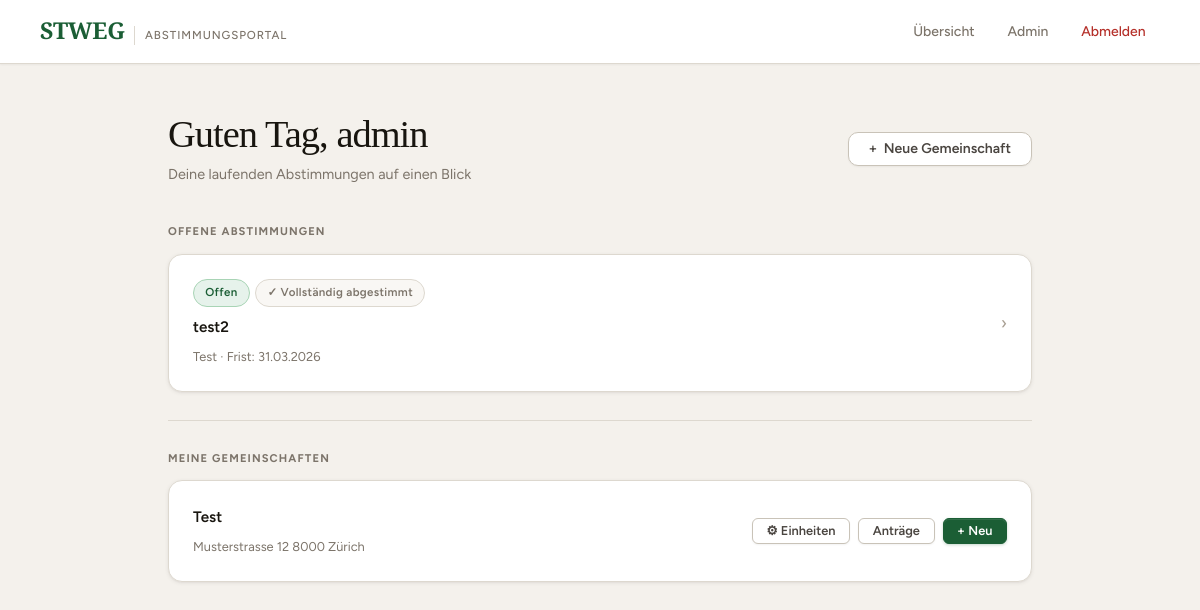
The app's page / (signed in) with its own data.
### voting/models.py (models this page shows, shortened)
class Proposal(models.Model):
    class Status(models.TextChoices):
        DRAFT   = 'draft',   'Entwurf'
        OPEN    = 'open',    'Offen'
        CLOSED  = 'closed',  'Abgeschlossen'
    class MajorityType(models.TextChoices):
        SIMPLE    = 'simple',    'Einfaches Mehr (nur Köpfe)'
        ABSOLUTE  = 'absolute',  'Absolutes Mehr (Köpfe + Wertquoten)'
        QUALIFIED = 'qualified', 'Qualifiziertes Mehr (2/3 Köpfe + 2/3 Wertquoten)'
        UNANIMOUS = 'unanimous', 'Einstimmigkeit (Enthaltung gilt als Nein)'
    community     = models.ForeignKey(Community, on_delete=models.CASCADE, related_name='proposals')
    created_by    = models.ForeignKey(User, on_delete=models.SET_NULL, null=True, related_name='created_proposals')
    title         = models.CharField(max_length=300, verbose_name="Titel")
    description   = models.TextField(verbose_name="Beschreibung")
    majority_type = models.CharField(
        max_length=10, choices=MajorityType.choices, default=MajorityType.ABSOLUTE,
        verbose_name="Mehrheitsart"
    )
    status     = models.CharField(max_length=10, choices=Status.choices, default=Status.DRAFT)
    created_at = models.DateTimeField(auto_now_add=True)
    opened_at  = models.DateTimeField(null=True, blank=True)
    closed_at  = models.DateTimeField(null=True, blank=True)
    deadline   = models.DateTimeField(null=True, blank=True, verbose_name="Abstimmungsfrist")
    def open(self):
        self.status = self.Status.OPEN
        self.opened_at = timezone.now()
        self.save()
    class Meta:
        verbose_name = "Antrag"
        verbose_name_plural = "Anträge"
        ordering = ['-created_at']

class Community(models.Model):
    name = models.CharField(max_length=200)
    address = models.TextField()
    created_at = models.DateTimeField(auto_now_add=True)
    created_by = models.ForeignKey(
        User, on_delete=models.SET_NULL, null=True, blank=True,
        related_name='created_communities'
    )
    quorum = models.DecimalField(
        max_digits=5, decimal_places=1, default=Decimal('0'),
        verbose_name="Quorum (‰)",
        help_text="Mindest-Beteiligung in Wertquoten ‰ für gültige Abstimmung (0 = kein Quorum)"
    )
    class Meta:
        verbose_name = "Gemeinschaft"
        verbose_name_plural = "Gemeinschaften"

### voting/views.py (the view)
# urls.py: path('', views.dashboard, name='dashboard'),
@login_required
def dashboard(request):
    communities = Community.objects.filter(
        Q(units__owner=request.user)
        | Q(created_by=request.user)
        | Q(memberships__user=request.user)
    ).distinct()
    user_units = Unit.objects.filter(owner=request.user)
    proxy_proposal_ids = Proxy.objects.filter(
        delegate=request.user,
        proposal__status=Proposal.Status.OPEN
    ).values_list('proposal_id', flat=True)
    open_proposals = Proposal.objects.filter(
        Q(community__in=communities, status=Proposal.Status.OPEN)
        | Q(id__in=proxy_proposal_ids)
    ).distinct().order_by('deadline')
    voted_counts = {}
    unit_counts  = {}
    for proposal in open_proposals:
        own_units   = user_units.filter(community=proposal.community)
        proxy_units = Unit.objects.filter(
            proxies__proposal=proposal, proxies__delegate=request.user
        )
        all_ids = set(own_units.values_list('id', flat=True)) | set(proxy_units.values_list('id', flat=True))
        voted_counts[proposal.id] = Vote.objects.filter(proposal=proposal, unit__id__in=all_ids).count()
        unit_counts[proposal.id]  = len(all_ids)
    return render(request, 'voting/dashboard.html', {
        'communities':   communities,
        'open_proposals': open_proposals,
        'voted_counts':  voted_counts,
        'unit_counts':   unit_counts,
    })

### voting/templatetags/voting_extras.py (called while the page is built)
@register.filter
def get_item(dictionary, key):
    if isinstance(dictionary, dict):
        return dictionary.get(key, 0)
    return 0

### voting/templates/voting/dashboard.html (shortened to what this page needs)
{% extends "voting/base.html" %}
{% load voting_extras %}
{% block content %}
<div class="page-header flex-between">
    <div>
        <h1>Guten Tag, {{ user.first_name|default:user.username }}</h1>
        <p>Deine laufenden Abstimmungen auf einen Blick</p>
    </div>
    <a href="{% url 'voting:community_create' %}" class="btn btn-outline">
        <span>+</span> Neue Gemeinschaft
    </a>
</div>
{% if open_proposals %}
<div class="section-label">Offene Abstimmungen</div>
{% for proposal in open_proposals %}
{% with voted=voted_counts|get_item:proposal.id total=unit_counts|get_item:proposal.id %}
<a href="{% url 'voting:proposal_detail' proposal.pk %}" class="card-link">
    <div class="card card-interactive">
        <div class="flex-between items-center">
            <div style="flex:1;min-width:0;">
                <div class="flex items-center gap-xs" style="margin-bottom:0.55rem;flex-wrap:wrap;">
                    <span class="badge badge-open">Offen</span>
                    {% if voted == total and total > 0 %}
                        <span class="badge badge-done">✓ Vollständig abgestimmt</span>
                    {% elif voted > 0 %}
                        <span class="badge badge-pending">{{ voted }}/{{ total }} abgestimmt</span>
                    {% else %}
                        <span class="badge badge-pending">Ausstehend</span>
                    {% endif %}
                </div>
                <div class="card-title">{{ proposal.title }}</div>
                <div class="card-meta" style="margin-top:0.2rem;">
                    {{ proposal.community.name }}
                    {% if proposal.deadline %} · Frist: {{ proposal.deadline|date:"d.m.Y" }}{% endif %}
                </div>
            </div>
            <span style="color:var(--border-strong);font-size:1.1rem;margin-left:1rem;flex-shrink:0;">›</span>
        </div>
    </div>
</a>
{% endwith %}
{% endfor %}
{% endif %}
{% if communities %}
<hr>
<div class="section-label">Meine Gemeinschaften</div>
{% for community in communities %}
<div class="card">
    <div class="flex-between items-center">
        <div>
            <div class="card-title">{{ community.name }}</div>
            <div class="card-meta">{{ community.address }}</div>
        </div>
        <div class="flex gap-1" style="flex-shrink:0;">
            <a href="{% url 'voting:unit_manage' community.id %}" class="btn btn-outline btn-sm">⚙ Einheiten</a>
            <a href="{% url 'voting:proposal_list' community.id %}" class="btn btn-outline btn-sm">Anträge</a>
            <a href="{% url 'voting:proposal_create' community.id %}" class="btn btn-primary btn-sm">+ Neu</a>
        </div>
    </div>
</div>
{% endfor %}
{% endif %}
{% endblock %}

### voting/templates/voting/base.html (style rules this page uses)
:root { --bg: #F4F1EC; --bg-subtle: #EDE9E2; --surface: #FFFFFF; --surface-alt: #F9F7F4; --border: #DDD8CF; --border-mid: #C9C3B8; --border-strong: #A89F93; --text: #18150F; --text-secondary:#4A4540; --text-muted: #7C746A; --text-subtle: #A89F93; --accent: #1B5E35; --accent-mid: #236E40; --accent-hover: #154B2A; --accent-light: #E6F2EB; --accent-border: #A8D4B5; --red: #B5302A; --red-mid: #C93C35; --red-light: #FCECEA; --red-border: #F0B8B5; --amber: #8F620D; --amber-light: #FEF6E4; --amber-border: #E8C87A; --blue: #1D4F8A; --blue-light: #EBF2FC; --shadow-xs: 0 1px 2px rgba(24,21,15,0.05); --shadow-sm: 0 1px 4px rgba(24,21,15,0.07), 0 1px 2px rgba(24,21,15,0.04); --shadow-md: 0 4px 16px rgba(24,21,15,0.09), 0 2px 4px rgba(24,21,15,0.05); --shadow-lg: 0 12px 40px rgba(24,21,15,0.12), 0 4px 8px rgba(24,21,15,0.06); --r-sm: 6px; --r-md: 10px; --r-lg: 14px; --r-xl: 20px; --r-pill: 999px; --ease: cubic-bezier(0.25, 0.46, 0.45, 0.94); --t-fast: 120ms; --t-base: 200ms; --nav-h: 64px; }
*, *::before, *::after { box-sizing: border-box; margin: 0; padding: 0; }
html { scroll-behavior: smooth; -webkit-font-smoothing: antialiased; }
body { font-family: 'Figtree', sans-serif; background: var(--bg); color: var(--text); min-height: 100vh; font-size: 15px; line-height: 1.65; font-weight: 400; }
.page-header { margin-bottom: 2.25rem; }
.page-header h1 { font-family: 'Cormorant Garamond', serif; font-size: 2.4rem; font-weight: 500; letter-spacing: -0.025em; line-height: 1.15; color: var(--text); }
.page-header p { color: var(--text-muted); margin-top: 0.4rem; font-size: 0.9rem; }
.flex-between { display: flex; justify-content: space-between; align-items: center; }
.section-label { font-size: 0.7rem; font-weight: 700; letter-spacing: 0.1em; text-transform: uppercase; color: var(--text-muted); margin-bottom: 0.8rem; }
.card { background: var(--surface); border: 1px solid var(--border); border-radius: var(--r-lg); padding: 1.5rem; margin-bottom: 0.875rem; box-shadow: var(--shadow-sm); transition: border-color var(--t-base) var(--ease), box-shadow var(--t-base) var(--ease); }
.card-title { font-weight: 600; font-size: 0.95rem; color: var(--text); margin-bottom: 0.35rem; }
.card-meta { font-size: 0.8rem; color: var(--text-muted); display: flex; align-items: center; gap: 0.75rem; flex-wrap: wrap; }
.card-link { text-decoration: none; color: inherit; display: block; }
.card-interactive { cursor: pointer; }
.badge { display: inline-flex; align-items: center; gap: 0.25rem; padding: 0.22rem 0.7rem; border-radius: var(--r-pill); font-size: 0.72rem; font-weight: 600; letter-spacing: 0.03em; white-space: nowrap; }
.badge-open { background: var(--accent-light); color: var(--accent); border: 1px solid var(--accent-border); }
.badge-done { background: var(--surface-alt); color: var(--text-muted); border: 1px solid var(--border); }
.btn { display: inline-flex; align-items: center; justify-content: center; gap: 0.4rem; padding: 0.575rem 1.25rem; border-radius: var(--r-md); font-family: 'Figtree', sans-serif; font-size: 0.875rem; font-weight: 600; cursor: pointer; text-decoration: none; border: 1.5px solid transparent; transition: all var(--t-fast) var(--ease); white-space: nowrap; line-height: 1; }
.btn-primary { background: var(--accent); color: #fff; border-color: var(--accent); box-shadow: 0 1px 3px rgba(27,94,53,0.25), inset 0 1px 0 rgba(255,255,255,0.1); }
.btn-outline { background: var(--surface); color: var(--text-secondary); border-color: var(--border-mid); box-shadow: var(--shadow-xs); }
.btn-sm { padding: 0.35rem 0.85rem; font-size: 0.8rem; border-radius: var(--r-sm); }
hr { border: none; border-top: 1px solid var(--border); margin: 1.75rem 0; }
.flex { display: flex; }
.items-center { align-items: center; }
.gap-xs { gap: 0.35rem; }
.gap-1 { gap: 0.5rem; }
main > * { animation: fadeUp 0.35s var(--ease) both; }
main > *:nth-child(1) { animation-delay: 0ms; }
main > *:nth-child(2) { animation-delay: 40ms; }
main > *:nth-child(3) { animation-delay: 80ms; }
main > *:nth-child(4) { animation-delay: 120ms; }
main > *:nth-child(5) { animation-delay: 160ms; }

### records on screen
Proposal: title "test2", community.name "Test", deadline "31.03.2026"
Community: name "Test", address "Musterstrasse 12 8000 Zürich"

### other values on screen
{{ user.first_name|default:user.username }} "admin"
